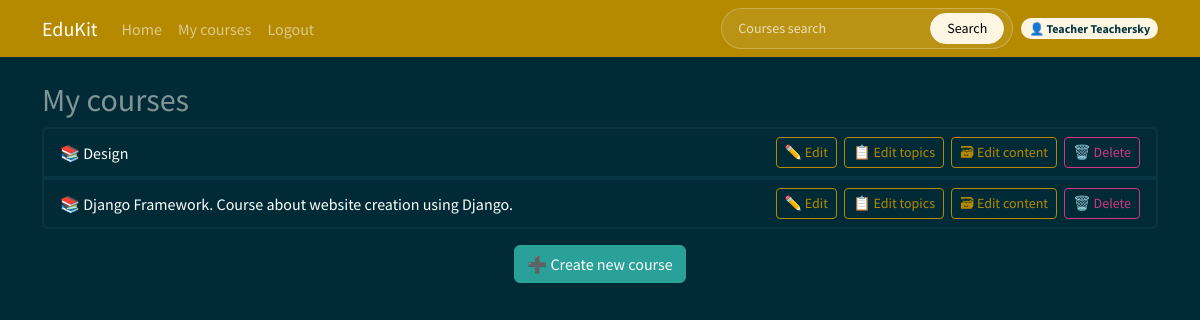
The app's page /course/my_courses/ (signed in) with its own data.
### courses/models.py (models this page shows, shortened)
class Course(models.Model):
    owner = models.ForeignKey(User, related_name="courses_created", on_delete=models.CASCADE, verbose_name="Teacher")
    subject = models.ForeignKey(Subject, related_name="courses", on_delete=models.CASCADE, verbose_name="Subject")
    title = models.CharField(max_length=500, verbose_name="Title")
    slug = models.SlugField(max_length=500, unique=True, verbose_name="Slug")
    overview = models.TextField(verbose_name="Description")
    created = models.DateTimeField(auto_now_add=True)
    students = models.ManyToManyField(User, related_name="course_joined", blank=True, verbose_name="Enrolled students")
    class Meta:
        verbose_name = "Course"
        verbose_name_plural = "Courses"
        ordering = ["-created"]

### courses/views.py (the view)
# urls.py: path("my_courses/", views.ManageCourseListView.as_view(), name="manage_course_list"),
class ManageCourseListView(OwnerCourseMixin,ListView):
    permission_required = "courses.view_course"
    template_name = "courses/manage/course/list.html"

### courses/mixins.py (called while the page is built)
    def get_queryset(self):
        qs = super().get_queryset()
        return qs.filter(owner=self.request.user)

### courses/templatetags/course.py (called while the page is built)
@register.filter(name="has_group")
def has_group(user, group_name):
    return user.groups.filter(name=group_name).exists()

### courses/templates/courses/manage/course/list.html (shortened to what this page needs)
{% extends "base.html" %}
{% block content %}
  <h2>My courses</h2>
  <div class="row">
    <div class="col">
      <ul class="list-group mb-3">
        {% for course in object_list %}
          <li class="list-group-item border-2 d-flex justify-content-between align-items-center">
            <span>📚 {{ course.title }}</span>
            <span>
              <a href="{% url 'course_edit' course.id %}" class="btn btn-sm btn-outline-primary me-1">✏️ Edit</a>
              <a href="{% url 'course_module_update' course.id %}" class="btn btn-sm btn-outline-primary me-1">📋 Edit topics</a>
              {% if course.modules.count > 0 %}
                <a href="{% url "module_content_list" course.modules.first.id %}" class="btn btn-sm btn-outline-primary me-1">🗃 Edit content</a>
              {% endif %}
              <a href="{% url 'course_delete' course.id %}" class="btn btn-sm btn-outline-danger">🗑️ Delete</a>
            </span>
          </li>
        {% empty %}
          <li class="list-group-item border-2 text-center text-muted">No courses</li>
        {% endfor %}
      </ul>
      <div class="text-center">
        <a href="{% url 'course_create' %}" class="btn btn-success">➕ Create new course</a>
      </div>
    </div>
  </div>
{% endblock content %}

### courses/templates/base.html (shortened to what this page needs)
<!DOCTYPE html>
{% load course %}
<html lang="uk">
<head>
  <link
    href="https://cdn.jsdelivr.net/npm/bootswatch@5.3.8/dist/solar/bootstrap.min.css"
    rel="stylesheet"
  >
</head>
<body>
  <nav class="navbar navbar-expand-lg bg-primary" data-bs-theme="dark">
    <div class="container">
      <a class="navbar-brand" href="{% url 'course_list' %}">EduKit</a>
      <div class="collapse navbar-collapse" id="mainNavbar">
        <ul class="navbar-nav me-auto mb-2 mb-lg-0">
          <li class="nav-item">
            <a class="nav-link {% if request.resolver_match.url_name == 'course_list' %}active{% endif %}" href="{% url 'course_list' %}">Home</a>
          </li>
          {% if request.user.is_authenticated %}
            <li class="nav-item">
               {% if request.user|has_group:'Teachers' %}
                <a class="nav-link" href="{% url 'manage_course_list' %}">My courses</a>
              {% else %}
                <a class="nav-link" href="{% url 'student_course_list' %}">My courses</a>
              {% endif %}
            </li>
            <li class="nav-item">
              <form method="post" action="{% url 'logout' %}">
                <button type="submit" class="btn btn-link nav-link border-0">Logout</button>
              </form>
            </li>
          {% endif %}
        </ul>
        <div class="d-flex align-items-center gap-2">
          <form class="navbar-search d-flex align-items-center rounded-pill px-2 py-1" role="search">
            <input class="search-input form-control form-control-sm me-2" type="search" name="q" placeholder="Courses search" aria-label="Courses search">
            <button class="btn btn-sm btn-light rounded-pill px-3" type="submit">Search</button>
          </form>
          {% if request.user.is_authenticated %}
            <span class="badge rounded-pill text-bg-light text-dark">
              👤 {{ request.user.get_full_name|default:request.user.username }}
            </span>
          {% endif %}
        </div>
      </div>
    </div>
  </nav>
  <main class="container py-4">
    {% block content %}{% endblock  %}
  </main>
</body>
</html>

### courses/templates/base.html (style rules this page uses)
.navbar-search { background-color: rgba(255, 255, 255, 0.08); border: 1px solid rgba(255, 255, 255, 0.25); }
.navbar-search .search-input { background: transparent; color: #fff; border: 0; box-shadow: none; min-width: 180px; }
.navbar-search .search-input::placeholder { color: rgba(255, 255, 255, 0.7); }

### records on screen
Course: title "Design", shows "🗃 Edit content"
Course: title "Django Framework. Course about website creation using Django.", shows "🗃 Edit content"

### other values on screen
{{ request.user.get_full_name|default:request.user.username }} "Teacher Teachersky"
